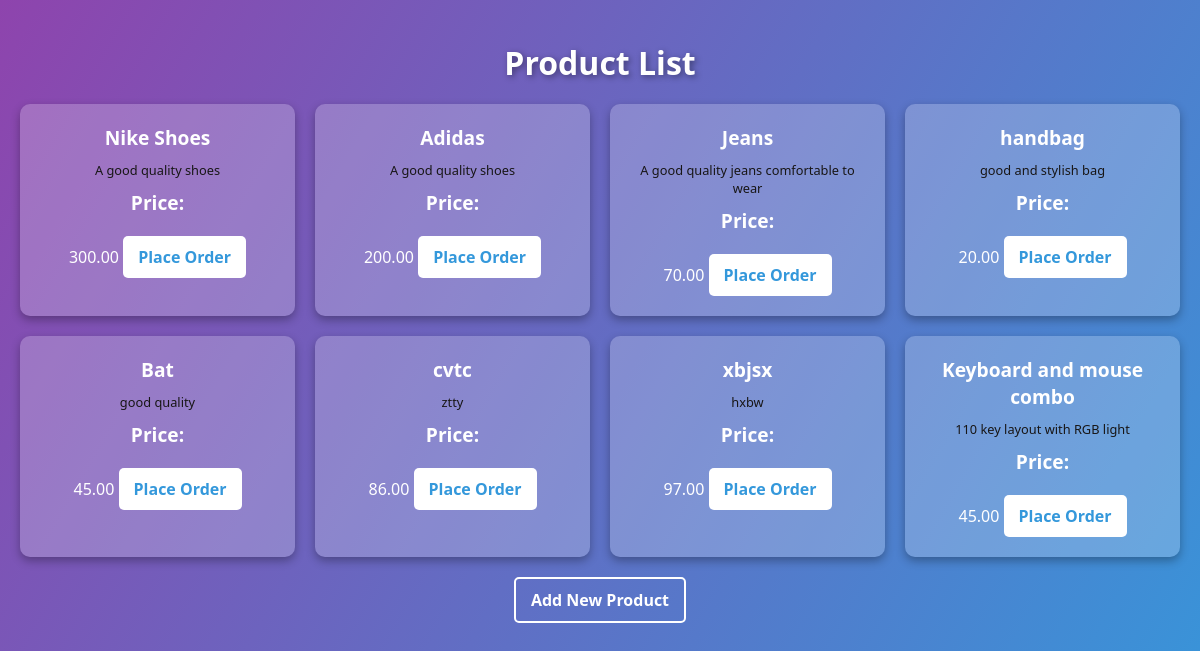
Screenshot of /products/ with the database file from the repository.
### main/models.py (models this page shows, shortened)
class Product(models.Model):
    name = models.CharField(max_length=100)
    description = models.TextField()
    price = models.DecimalField(max_digits=10, decimal_places=2)

### main/views.py (the view)
# urls.py: path('products/', views.product_list, name='product_list'),
def product_list(request):
    products = Product.objects.all()
    return render(request, 'main/product_list.html', {'products': products})

### main/templates/main/product_list.html (shortened to what this page needs)
<!DOCTYPE html>
<html>
<head>
</head>
<body>
    <h1>Product List</h1>
    <div class="card-container">
        {% for product in products %}
        <div class="card">
            <strong>{{ product.name }}</strong>
            <span>{{ product.description }}</span>
            <strong>Price:</strong> {{ product.price }}
            <a href="{% url 'order_placement' product.id %}">Place Order</a>
        </div>
        {% endfor %}
    </div>
    <a href="{% url 'create_product' %}" class="add-product">Add New Product</a>
</body>
</html>

### main/templates/main/product_list.html (style rules this page uses)
body { font-family: 'Segoe UI', Tahoma, Geneva, Verdana, sans-serif; margin: 0; padding: 0; background: linear-gradient(120deg, #8e44ad, #3498db); color: #fff; min-height: 100vh; display: flex; flex-direction: column; align-items: center; padding: 20px; }
h1 { color: #ffffff; margin-bottom: 20px; text-shadow: 2px 2px 6px rgba(0, 0, 0, 0.4); }
.card-container { display: grid; grid-template-columns: repeat(auto-fit, minmax(250px, 1fr)); gap: 20px; width: 100%; max-width: 1200px; }
.card { background-color: rgba(255, 255, 255, 0.214); border-radius: 10px; box-shadow: 0 4px 10px rgba(0, 0, 0, 0.3); padding: 20px; text-align: center; transition: transform 0.3s, box-shadow 0.3s; }
.card strong { display: block; font-size: 1.2rem; margin-bottom: 10px; }
.card span { font-size: 0.8rem; color: #181616; display: block; margin-bottom: 10px; }
.card a { display: inline-block; margin-top: 10px; color: #3498db; text-decoration: none; font-weight: bold; background-color: #fff; padding: 10px 15px; border-radius: 5px; transition: background-color 0.3s, color 0.3s; }
a.add-product { margin-top: 20px; color: #ffffff; text-decoration: none; font-weight: bold; padding: 10px 15px; border: 2px solid #ffffff; border-radius: 5px; transition: background-color 0.3s, color 0.3s; }

### rows the page displays
Product: name "Nike Shoes", description "A good quality shoes", price "300.00"
Product: name "Adidas", description "A good quality shoes", price "200.00"
Product: name "Jeans", description "A good quality jeans comfortable to wear", price "70.00"
Product: name "handbag", description "good and stylish bag", price "20.00"
Product: name "Bat", description "good quality", price "45.00"
Product: name "cvtc", description "ztty", price "86.00"
Product: name "xbjsx", description "hxbw", price "97.00"
Product: name "Keyboard and mouse combo", description "110 key layout with RGB light", price "45.00"
